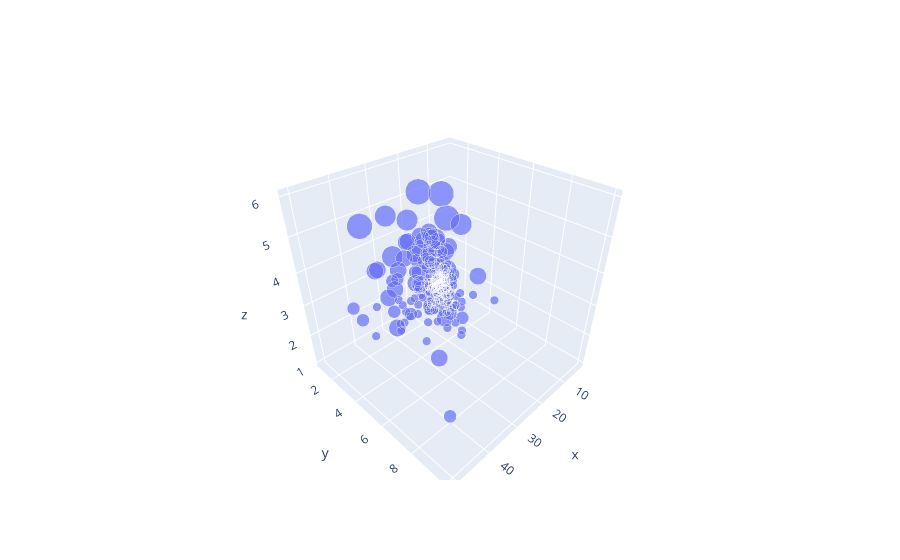

Write notebook code for a chart like this one.
### Code cell
fig = go.Figure()
fig.add_trace(go.Scatter3d(x=tips.total_bill, y=tips.tip, mode='markers', marker_size=5*tips['size'], z=tips['size']))

### Figure 1 — Plotly figure (JSON) as saved in the notebook; plotly's stock layout.template omitted (floating-point values rounded to 4 significant figures; data arrays with more than 128 entries replaced by an {"elided": "..."} marker saying what was removed)
{"data": [{"marker": {"size": {"elided": "244 int values"}}, "mode": "markers", "type": "scatter3d", "x": {"elided": "244 float values"}, "y": {"elided": "244 float values"}, "z": {"elided": "244 int values"}}], "layout": {}}
